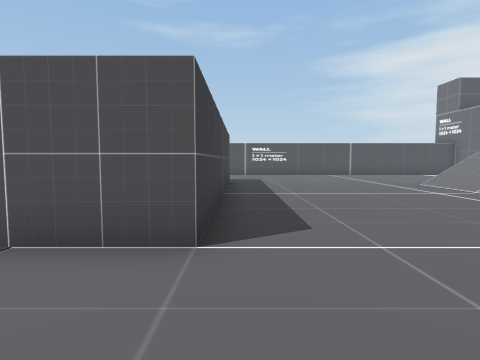
View 1 (above)

18 first-person views from a walk through a 3-D level made in the Unity game engine. The camera is 1.4 m above the floor, tilts 4° down and sees 80° across. The floor is counted in squares, 1.6 m on a side. Each view is taken from the middle of a square. On the plan, view 1 faces up. The plan holds only what a view shows up to about 11 squares ahead; the rest is blank. The place goes on beyond the plan. The player is left out. Some animated figures are not drawn.

View 2
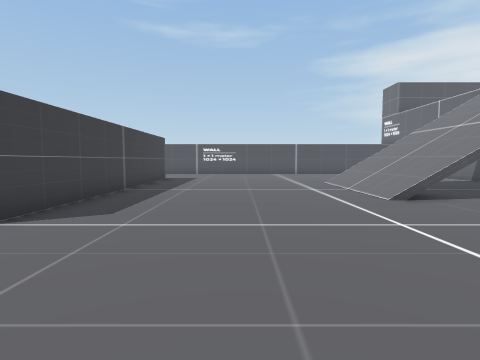

View 3
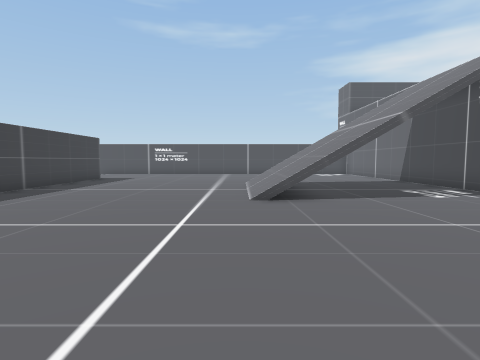

View 4
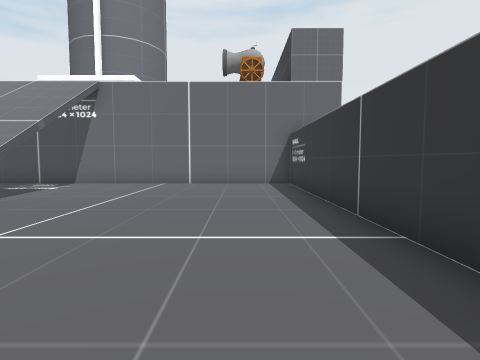

View 5
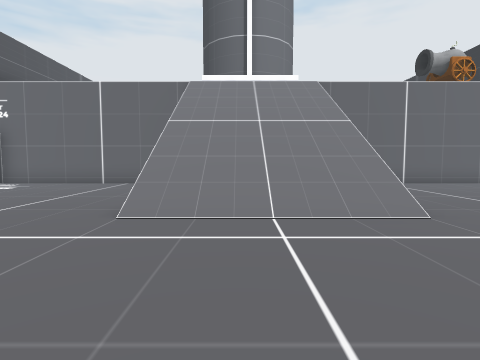

View 6
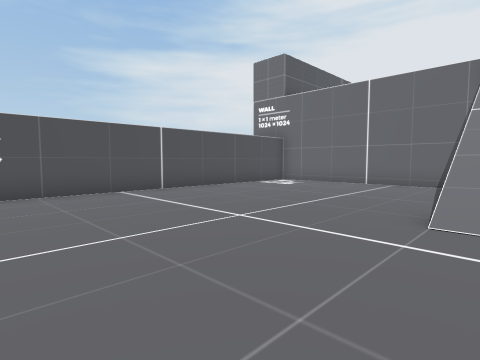

View 7
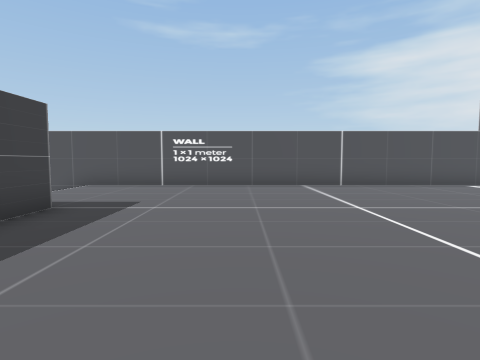

View 8
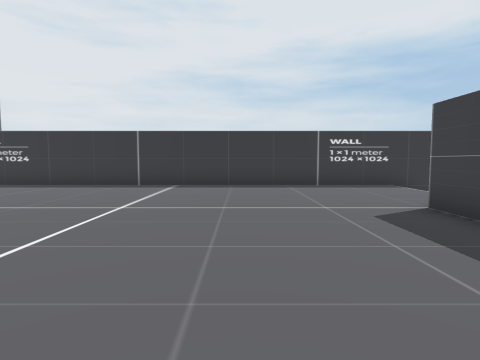

View 9
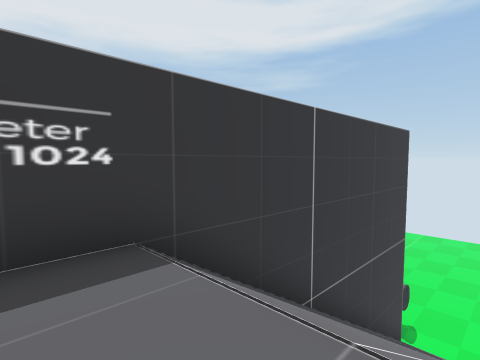

View 10
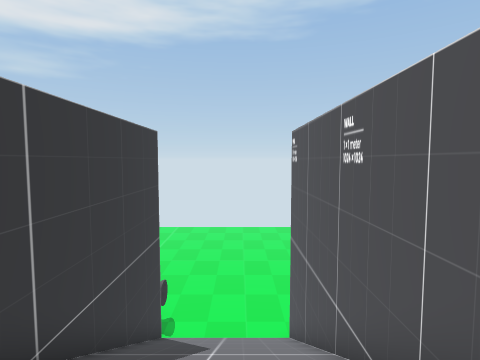

View 11
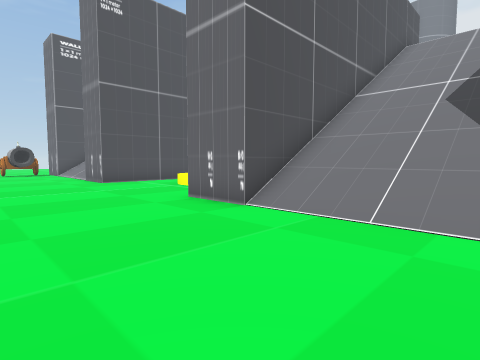

View 12
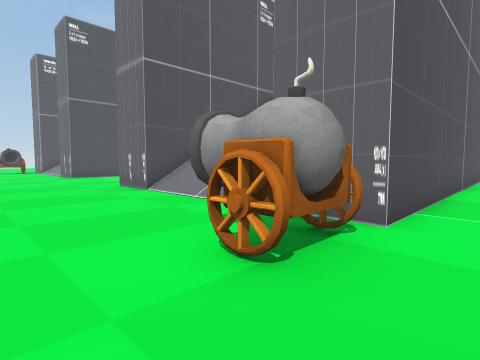

View 13
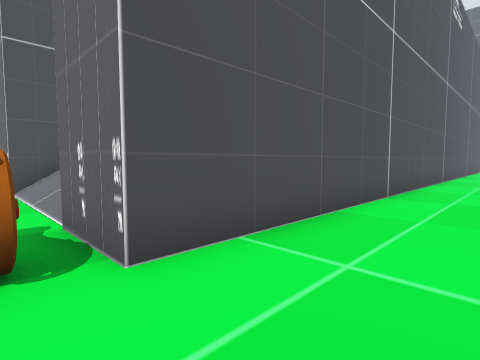

View 14
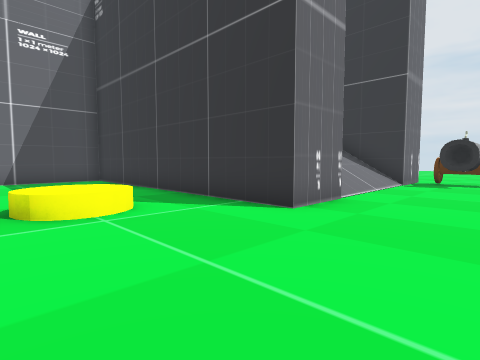

View 15
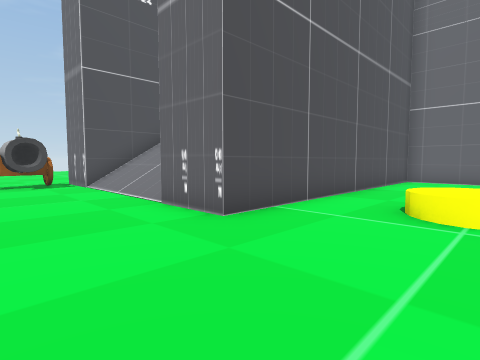

View 16
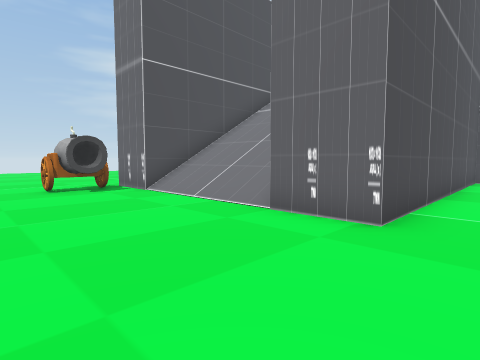

View 17
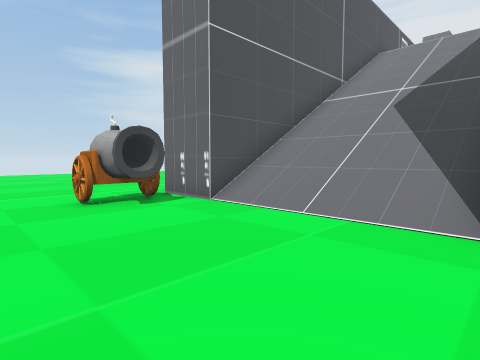

View 18
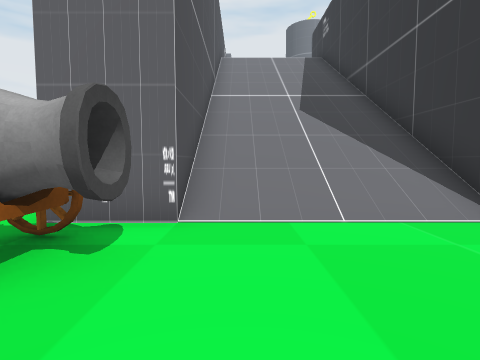

### Floor plan
Key: @ floor where view 1 was taken; # wall or solid block; . main floor; - floor 9 m lower than the main floor; / step, stairs or slope; ^ raised ledge; C cannon.
Columns run from 16 left of view 1 to 13 right of it. Each row starts with its distance up from view 1.
 25  --
 24  ---
 23  ----
 22  -----
 21  -----
 20  ----
 19  ----
 18 --CC#
 17 ---C##########################
 16 ----///////// ...............#
 15 ----//////////...............#
 14 ----//////////...............#
 13 ----////////// ..............#
 12 ----########   #.............#
 11 ----############.............#
 10 --------------##.......//....#
  9 --------------##.......//....#
  8  -----^^------##.......//....#
  7  -----^^    --##.......//....#
  6  --------   --##.......//....#
  5 ----------- -  #.......//....#
  4 ----#########  #.............#
  3 ----############.............#
  2 ----//////////...............#
  1 ----//////////...............#
  0 ----//////////..@............#
 -1 ----//////////...............#
 -2 ---C##########################
 -3 --CC#############
 -4 -----------------
 -5 -----------------
 -6    -------

Positions as (right, up) in squares from view 1, and headings:
1: (0, 0), facing up
2: (3, -1), facing up
3: (6, -1), facing up
4: (2, 0), facing right
5: (2, 8), facing right
6: (2, 9), facing up-right
7: (3, 7), facing up
8: (3, 8), facing down
9: (-1, 1), facing down-left
10: (-2, 1), facing left
11: (-16, -1), facing up-right
12: (-16, -5), facing up-right
13: (-13, -6), facing up-right
14: (-15, 9), facing down-right
15: (-15, 7), facing up-right
16: (-16, 9), facing up-right
17: (-16, 12), facing up-right
18: (-16, 16), facing right
